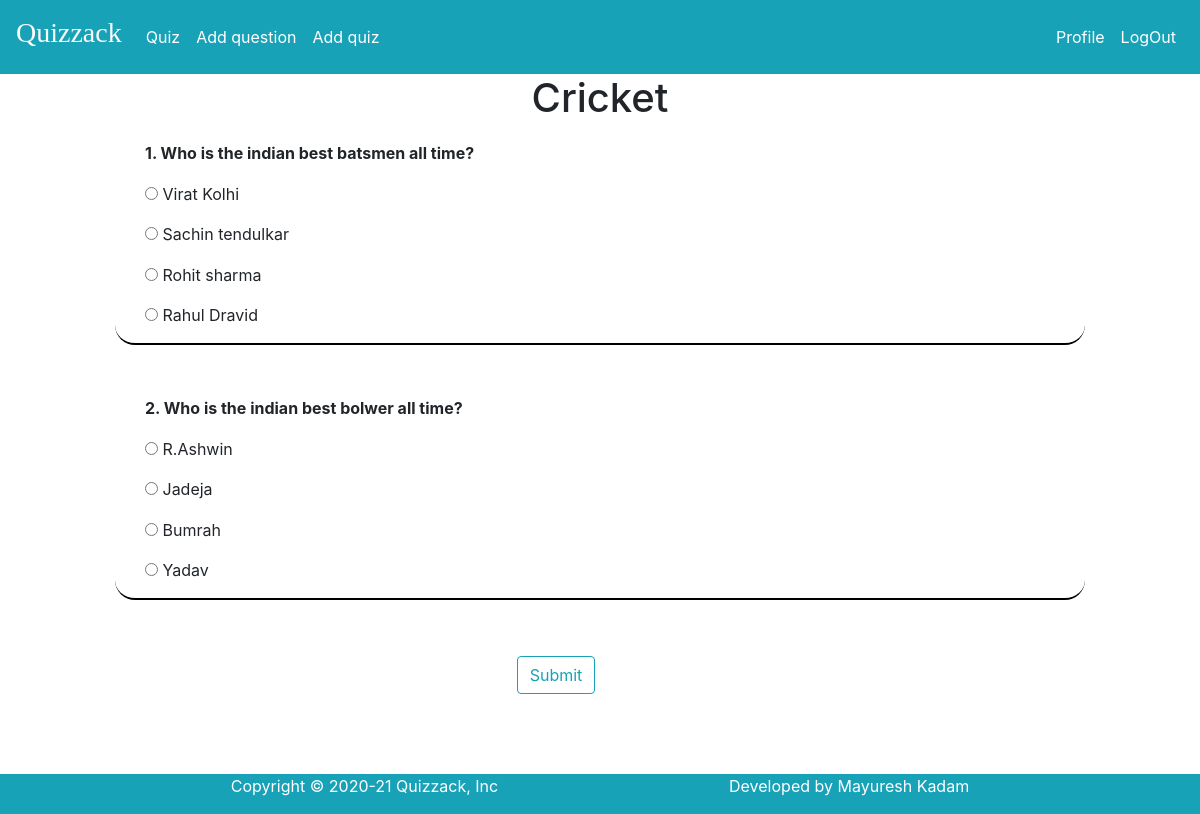
Screenshot of /quiz_catalog/quiz_page/Cricket (signed in) with the database file from the repository.
### blog/models.py (models this page shows, shortened)
class quiz(models.Model):
	question = models.CharField(max_length=500, default="")
	option1 = models.CharField(max_length=100, default="")
	option2 = models.CharField(max_length=100, default="")
	option3 = models.CharField(max_length=100, default="")
	option4 = models.CharField(max_length=100, default="")
	answer = models.CharField(max_length=100, default="")
	catogaries = models.CharField(max_length=100,default="")
	hint = models.CharField(max_length=500, default="")
	student = models.ForeignKey(User,on_delete=models.CASCADE)

### blog/views.py (the view)
# urls.py: path('quiz_page/',blog_views.quiz_page, name="quiz_page"),
@login_required
def quiz_page(request,cat):
	try:
		x=quiz.objects.filter(catogaries=cat)
	except:
		messages.success(request,f'Category not selected.')
		return HttpResponseRedirect(request.META.get('HTTP_REFERER'))
	context1={
	 'quizs':x,
	 'totalq':len(x),
	 'category':cat,
	}
	return render(request,'blog/quiz_page.html',context1)

### blog/Templates/blog/quiz_page.html (shortened to what this page needs)
{% extends "blog/base.html" %}
{% block content %}
<div class="row">
<div class="col-sm-1"></div>
<div class="col-sm-10">
<form action="../result" method="POST">
  <div style="text-align: center"><h1>{{category|capfirst}}</h1></div>
  {% for que in quizs%}
  <div class="container" style="border-bottom
  :2px solid black;border-radius: 20px;margin-top:2%;">
    <div class="col-md-10">
      <p><b>{{ forloop.counter }}. {{ que.question }}</b></p>
    </div>
    <div class="col-md-1"></div>
    <div class="col-md-3">
      <p>
      <input type="radio" name="{{ que.id }}" value="{{ que.option1 }}">
      {{ que.option1 }}
    </p>
    </div>
    <div class="col-md-3">
      <p>
      <input type="radio" name="{{ que.id }}" value="{{ que.option2 }}">
      {{ que.option2 }}
    </p>
    </div>
    <div class="col-md-1"></div>
    <div class="col-md-3">
      <p>
      <input type="radio" name="{{ que.id }}" value="{{ que.option3 }}">
      {{ que.option3 }}
    </p>
    </div>
    <div class="col-md-3">
      <p>
      <input class="form_control" type="radio" name="{{ que.id }}" value="{{ que.option4 }}">
      {{ que.option4 }}
    </p>
    </div>
    </div>
  <div class="py-3"></div>
  {% endfor %}
  <br>
  <div class="row">
    <div class="col-sm-5">
    </div>
    <div class="col-xs-2">
      <button type="submit" class="btn btn-outline-info">Submit</button>
    </div>
  </div>
  <br>
  <br>
</form>
</div>
</div>
{% endblock content %}

### rows the page displays
quiz: question "Who is the indian best batsmen all time?", option1 "Virat Kolhi", option2 "Sachin tendulkar", option3 "Rohit sharma", option4 "Rahul Dravid"
quiz: question "Who is the indian best bolwer all time?", option1 "R.Ashwin", option2 "Jadeja", option3 "Bumrah", option4 "Yadav"

### other values shown
{{ category|capfirst }} "Cricket"
